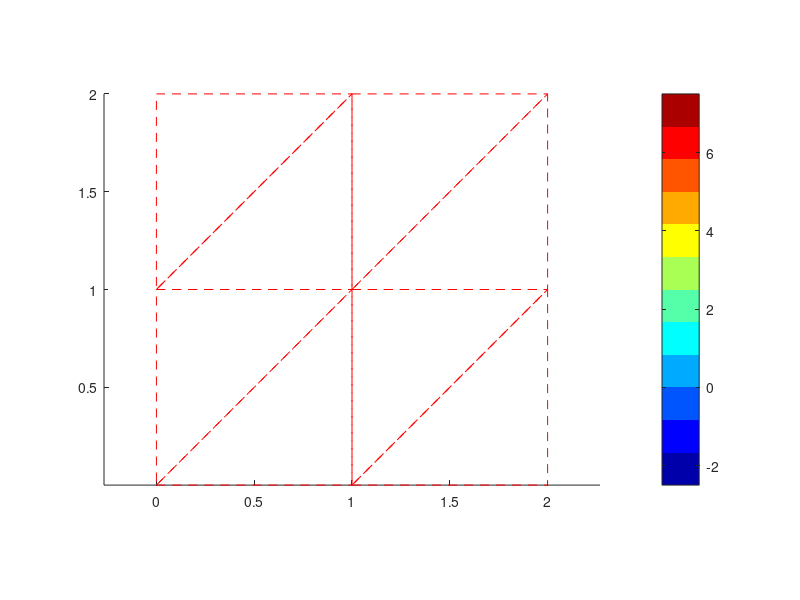

Here is the MATLAB script that generated this plot: (Note: this script raises an error after producing the figure.)
% Dimenze ulohu (1 stupen volnosti: T, 3 uzly na prvku):
ndof=1   
puzlu=3   

% ZADANI - material:
lambda=5.0
t=1

% ZADANI - geometrie:
uzly=[
0 0 ;
1 0 ;
2 0 ;
0 1 ;
1 1 ;
2 1 ;
0 2 ;
1 2 ;
2 2 ];
prvky=[
1 5 4 ;
1 2 5 ;
2 6 5 ;
2 3 6 ;
4 8 7 ;
4 5 8 ;
5 9 8 ;
5 6 9 ];
nuzlu=size(uzly,1)
nprvku=size(prvky,1)

% ZADANI - podpory (uzel,smer,velikost):
podpory=[
1 1 -5 ;
2 1 -5 ;
3 1 -5 ;
7 1 10 ;
8 1 10 ;
9 1 10 ];
npodpor=size(podpory,1)

% ZADANI - sily (uzel,smer,velikost):
sily=[
3 1 0 ;
4 1 0 ];
nsil=size(sily,1);

% VYPOCET: --------------------------------

% Vypocet kodovych cisel:
kcis=zeros(nprvku,ndof*puzlu);
for i=1:nprvku
  for j=1:puzlu
    for k=1:ndof
      kcis(i, ((j-1)*ndof+k))=(prvky(i,j)-1)*ndof+k ;
    end
  end
end

% Vypis kodovych cisel
kcis;

% Nulovani matic a vektoru:
velikost = nuzlu*ndof;
K = zeros(velikost);
u = zeros(velikost,1);
F = zeros(velikost,1);


% Sestaveni a lokalizace matic tuhosti:
for i=1:nprvku
  % Matice tuhosti:
  x= zeros(3,1);
  y= zeros(3,1);
  
  for j=1:puzlu
      x(j) = uzly(prvky(i,j), 1);
      y(j) = uzly(prvky(i,j), 2);
  end
  
  S=[ x(1) y(1) 1 ;          
      x(2) y(2) 1 ;
      x(3) y(3) 1 ];
  
  B=[1 0 0 ;
     0 1 0 ];
  
  D= -lambda*[
  1 0 ;
  0 1 ];
  
  Si=inv(S);
  
  % Plocha prvku
  A = 0.5*(x(1)*y(2)-x(2)*y(1)+x(2)*y(3)-x(3)*y(2)+x(3)*y(1)-x(1)*y(3));
  
   % kvuli kresleni:
  souradnice(:,:,i)=[x(1) y(1);x(2) y(2); x(3) y(3); x(1) y(1)];
    
  Ke=A*t*Si'*B'*D*B*Si;
     
  % Samotna lokalizace:
  for j=1:(puzlu*ndof)
    for k=1:(puzlu*ndof)
      K(kcis(i,j),kcis(i,k)) = K(kcis(i,j),kcis(i,k))+Ke(j,k);
    end
  end
end

% Zatizeni:
for i=1:nsil
	iuz=sily(i,1);
	ismer=sily(i,2);
	pos = (ndof*(iuz-1))+ismer;
    F(pos) = F(pos)+sily(i,3);
end

% Podpory:
for i=1:npodpor
	iuz=podpory(i,1);
	ismer=podpory(i,2);
	pos = (ndof*(iuz-1))+ismer;
    u(pos) = u(pos)+podpory(i,3);
    for j=1:velikost
        F(j) = F(j)-podpory(i,3)*K(j,pos);
        K(pos,j) = 0.0 ;
        K(j,pos) = 0.0 ;
    end
	K(pos,pos) = 1.0 ;
    if abs(podpory(i,3)) > 0 
        F(pos) = 1.0*podpory(i,3);
    end
end

% Kresleni:
hold on
for i=1:nprvku
  plot(souradnice(:,1,i),souradnice(:,2,i),'--r')
end



% RESENI soustavy rovnic (vysledne teploty):
u=K\F

% Malovani barvicek podle teplot:
axis equal
maplen = 12 ; % pocet barev
colormap (jet (maplen)); % barevna mapa
for i=1:nprvku
  c(i) = 0 ;
  for j=1:puzlu % souradnice ve tvaru, co potrebuje 'patch'
    xi(i,j) = uzly(prvky(i,j),1) ;
    yi(i,j) = uzly(prvky(i,j),2) ;
    c(i) = c(i) + u(kcis(i,j)) ;
  end
	c(i) = c(i)/puzlu; % prumerna hodnota na prvku
end
cmi = min(c) ; cma=max(c); % max. a min. hodnota
for i=1:nprvku
	c(i) = (((c(i)-cmi) / ((cma-cmi)))*maplen) ;
end
caxis([cmi cma]); % rozsah osy
colorbar; % teplomer
p = patch (xi', yi'); % kresleni ploch
set (p, 'cdatamapping', 'direct', 'facecolor', 'flat', 'cdata', c ); %vybarveni
